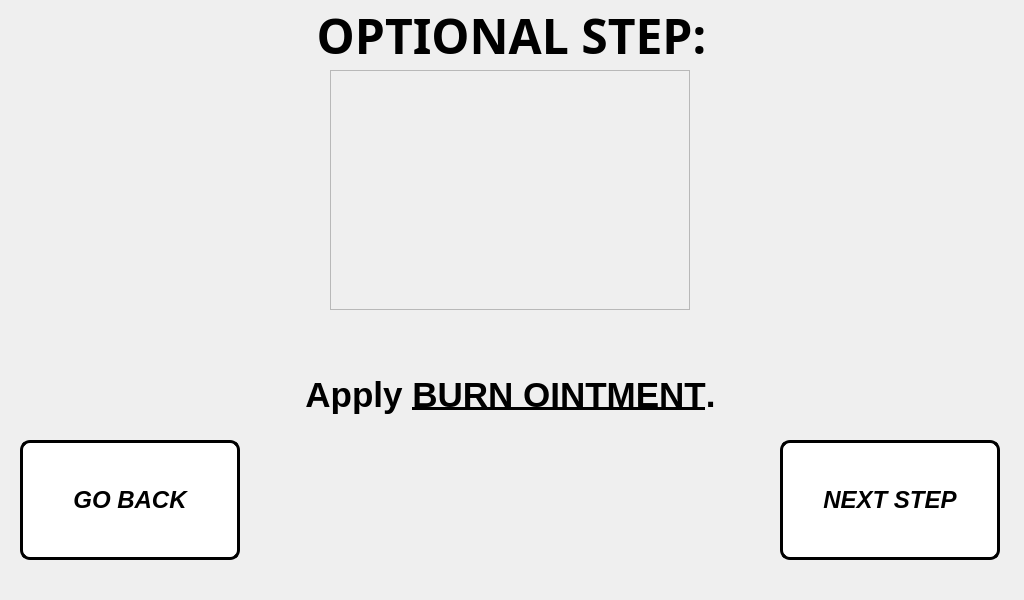
<?xml version="1.0" encoding="UTF-8"?>
<ui version="4.0">
 <class>step_3_window</class>
 <widget class="QMainWindow" name="step_3_window">
  <property name="geometry">
   <rect>
    <x>0</x>
    <y>0</y>
    <width>1024</width>
    <height>600</height>
   </rect>
  </property>
  <property name="minimumSize">
   <size>
    <width>1024</width>
    <height>600</height>
   </size>
  </property>
  <property name="maximumSize">
   <size>
    <width>1024</width>
    <height>600</height>
   </size>
  </property>
  <property name="windowTitle">
   <string>Step 1 Procedure</string>
  </property>
  <widget class="QWidget" name="centralwidget">
   <widget class="QLabel" name="title_step_3">
    <property name="geometry">
     <rect>
      <x>6</x>
      <y>0</y>
      <width>1011</width>
      <height>71</height>
     </rect>
    </property>
    <property name="font">
     <font>
      <family>Unispace</family>
      <pointsize>18</pointsize>
      <weight>75</weight>
      <bold>true</bold>
     </font>
    </property>
    <property name="text">
     <string>&lt;html&gt;&lt;head/&gt;&lt;body&gt;&lt;p align=&quot;center&quot;&gt;&lt;span style=&quot; font-size:36pt;&quot;&gt;OPTIONAL STEP:&lt;/span&gt;&lt;/p&gt;&lt;/body&gt;&lt;/html&gt;</string>
    </property>
    <property name="alignment">
     <set>Qt::AlignCenter</set>
    </property>
   </widget>
   <widget class="QLabel" name="text_steps_3">
    <property name="geometry">
     <rect>
      <x>20</x>
      <y>305</y>
      <width>981</width>
      <height>181</height>
     </rect>
    </property>
    <property name="font">
     <font>
      <pointsize>14</pointsize>
      <weight>75</weight>
      <bold>true</bold>
     </font>
    </property>
    <property name="text">
     <string>&lt;html&gt;&lt;head/&gt;&lt;body&gt;&lt;p align=&quot;center&quot;&gt;&lt;span style=&quot; font-family:'Calibri'; font-size:26pt; color:#000000;&quot;&gt;Apply &lt;/span&gt;&lt;span style=&quot; font-family:'Calibri'; font-size:26pt; text-decoration: underline; color:#000000;&quot;&gt;BURN OINTMENT&lt;/span&gt;&lt;span style=&quot; font-family:'Calibri'; font-size:26pt; color:#000000;&quot;&gt;.&lt;/span&gt;&lt;/p&gt;&lt;/body&gt;&lt;/html&gt;</string>
    </property>
   </widget>
   <widget class="QLabel" name="gif_player_label_3">
    <property name="geometry">
     <rect>
      <x>330</x>
      <y>70</y>
      <width>360</width>
      <height>240</height>
     </rect>
    </property>
    <property name="minimumSize">
     <size>
      <width>360</width>
      <height>240</height>
     </size>
    </property>
    <property name="maximumSize">
     <size>
      <width>360</width>
      <height>240</height>
     </size>
    </property>
    <property name="font">
     <font>
      <family>Unispace</family>
      <pointsize>16</pointsize>
      <weight>75</weight>
      <bold>true</bold>
     </font>
    </property>
    <property name="frameShape">
     <enum>QFrame::StyledPanel</enum>
    </property>
    <property name="lineWidth">
     <number>1</number>
    </property>
    <property name="text">
     <string/>
    </property>
    <property name="alignment">
     <set>Qt::AlignCenter</set>
    </property>
   </widget>
   <widget class="QPushButton" name="next_step_button_3">
    <property name="geometry">
     <rect>
      <x>780</x>
      <y>440</y>
      <width>220</width>
      <height>120</height>
     </rect>
    </property>
    <property name="minimumSize">
     <size>
      <width>220</width>
      <height>120</height>
     </size>
    </property>
    <property name="maximumSize">
     <size>
      <width>220</width>
      <height>120</height>
     </size>
    </property>
    <property name="font">
     <font>
      <pointsize>18</pointsize>
      <weight>75</weight>
      <italic>true</italic>
      <bold>true</bold>
     </font>
    </property>
    <property name="cursor">
     <cursorShape>PointingHandCursor</cursorShape>
    </property>
    <property name="styleSheet">
     <string notr="true">QPushButton:hover:!pressed
{
  background-color: rgb(195,30,60);
}

QPushButton
{
  background-color: white;
color: black;
border-style: outset;
border-width: 3px;
border-radius:10px;
border-color: black;
}</string>
    </property>
    <property name="text">
     <string>NEXT STEP</string>
    </property>
   </widget>
   <widget class="QPushButton" name="go_back_injury_type_3">
    <property name="geometry">
     <rect>
      <x>20</x>
      <y>440</y>
      <width>220</width>
      <height>120</height>
     </rect>
    </property>
    <property name="minimumSize">
     <size>
      <width>220</width>
      <height>120</height>
     </size>
    </property>
    <property name="maximumSize">
     <size>
      <width>220</width>
      <height>120</height>
     </size>
    </property>
    <property name="font">
     <font>
      <pointsize>18</pointsize>
      <weight>75</weight>
      <italic>true</italic>
      <bold>true</bold>
     </font>
    </property>
    <property name="styleSheet">
     <string notr="true">QPushButton:hover:!pressed
{
  background-color: rgb(195,30,60);
}

QPushButton
{
  background-color: white;
color: black;
border-style: outset;
border-width: 3px;
border-radius:10px;
border-color: black;
}</string>
    </property>
    <property name="text">
     <string>GO BACK</string>
    </property>
   </widget>
   <widget class="QLabel" name="label">
    <property name="geometry">
     <rect>
      <x>0</x>
      <y>0</y>
      <width>1024</width>
      <height>600</height>
     </rect>
    </property>
    <property name="minimumSize">
     <size>
      <width>1024</width>
      <height>600</height>
     </size>
    </property>
    <property name="maximumSize">
     <size>
      <width>1024</width>
      <height>600</height>
     </size>
    </property>
    <property name="text">
     <string/>
    </property>
    <property name="pixmap">
     <pixmap>../pictures/program_pictures/main_wallpaper.png</pixmap>
    </property>
   </widget>
   <zorder>label</zorder>
   <zorder>text_steps_3</zorder>
   <zorder>title_step_3</zorder>
   <zorder>gif_player_label_3</zorder>
   <zorder>next_step_button_3</zorder>
   <zorder>go_back_injury_type_3</zorder>
  </widget>
 </widget>
 <resources/>
 <connections/>
</ui>
